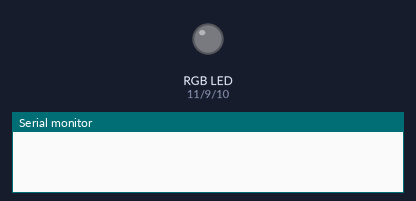
A sketch run on a simulated Arduino Uno, built with avr-gcc and run on an emulated ATmega328P. On the bench: an RGB LED mixed from three pins (HIGH = lit), the last lines printed to the serial monitor. Dim RGB values are drawn brighter than linear.

Above: at 0.05 s.
At 1.65 s:
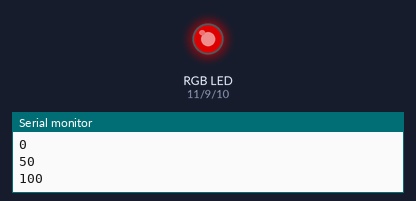
At 3.25 s:
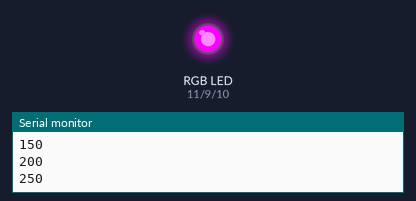
At 6.5 s:
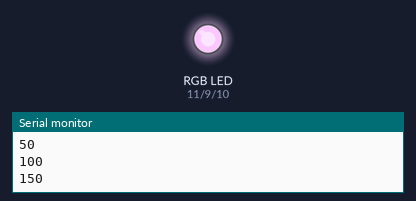
At 9.5 s:
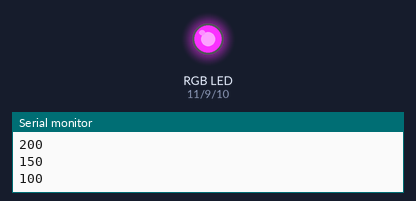
At 12.95 s:
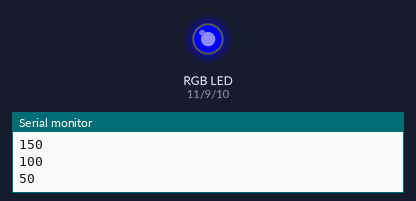
Timing chart, 0 to 18.2 s (numbered marks = the images above):
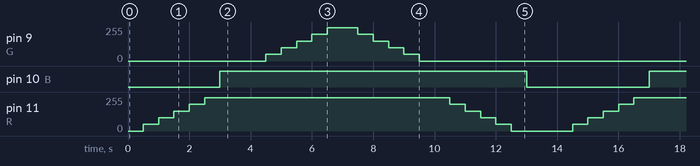

The sketch:

lab9.ino
```cpp
// C++ code
//

enum Pins
{
  R = 11,
  G = 9,
  B = 10
};

const int SIZE = 6;
int arr[SIZE]{0,50,100,150,200,250};
void setup()
{
  Serial.begin(9600);
  pinMode(R, OUTPUT);
  pinMode(G, OUTPUT);
  pinMode(B, OUTPUT);
}

void loop()
{
  on(R,&*arr);

  on(B);
  on(G,&*arr);
  off(G,&*arr);
  off(R,&*arr);
  off(B);
}

//перегрузка функции включения
void on(int colorPin)
{
  digitalWrite(colorPin,HIGH);
  delay(1000);
}

void on(int colorPin, int arr[])
{
  for (int i = 0; i < SIZE; i++)
  {
    analogWrite(colorPin, arr[i]);
    delay(500);
    Serial.println(String(arr[i]));
  }
}

//перегрузка функции отключения
void off(int colorPin)
{
  digitalWrite(colorPin,LOW);
  delay(1000);
}

void off(int colorPin, int arr[])
{
  for (int i = (SIZE - 1); i >= 0; i--)
  {
    analogWrite(colorPin, arr[i]);
    delay(500);
    Serial.println(String(arr[i]));
  }
}
```

Measured:
- by itself, pin 10 (B): alternates HIGH for 10.0 s and LOW for 4.0 s
- by itself, pin 9 (G): repeats every 14.0 s: 100/255 0.50 s, 150/255 0.50 s, 200/255 0.50 s, 250/255 1.0 s, 200/255 0.50 s, 150/255 0.50 s, 100/255 0.50 s, 50/255 0.50 s, 0/255 9.0 s, 50/255 0.50 s
- by itself, pin 11 (R): repeats every 14.0 s: 100/255 0.50 s, 150/255 0.50 s, 200/255 0.50 s, 250/255 8.0 s, 200/255 0.50 s, 150/255 0.50 s, 100/255 0.50 s, 50/255 0.50 s, 0/255 2.0 s, 50/255 0.50 s
